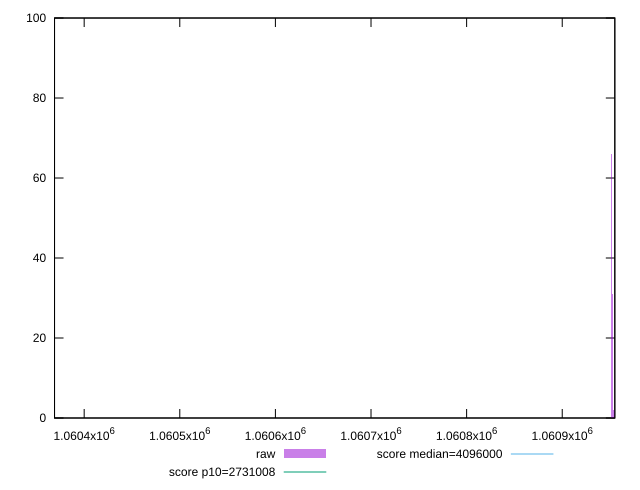

This chart was generated by the following gnuplot code:
reset

$raw <<EOF
1060368.6496914614 1
1060952.8983391628 31
1060951.4768096064 66
1060954.3198687192 2
EOF

set key outside below
set boxwidth 1.4215295564512476
set xrange [1060369:1060955]
set yrange [0:100]
set trange [0:100]
set style fill transparent solid 0.5 noborder

set parametric
set terminal svg size 640, 490 enhanced background rgb 'white'
set output "report_00026_2021-02-22T21:38:55.199Z/total-byte-weight/samples/pages+cached+noadtech/raw/histogram.svg"

plot $raw title "raw" with boxes, \
     2731008,t title "score p10=2731008", \
     4096000,t title "score median=4096000"

reset
